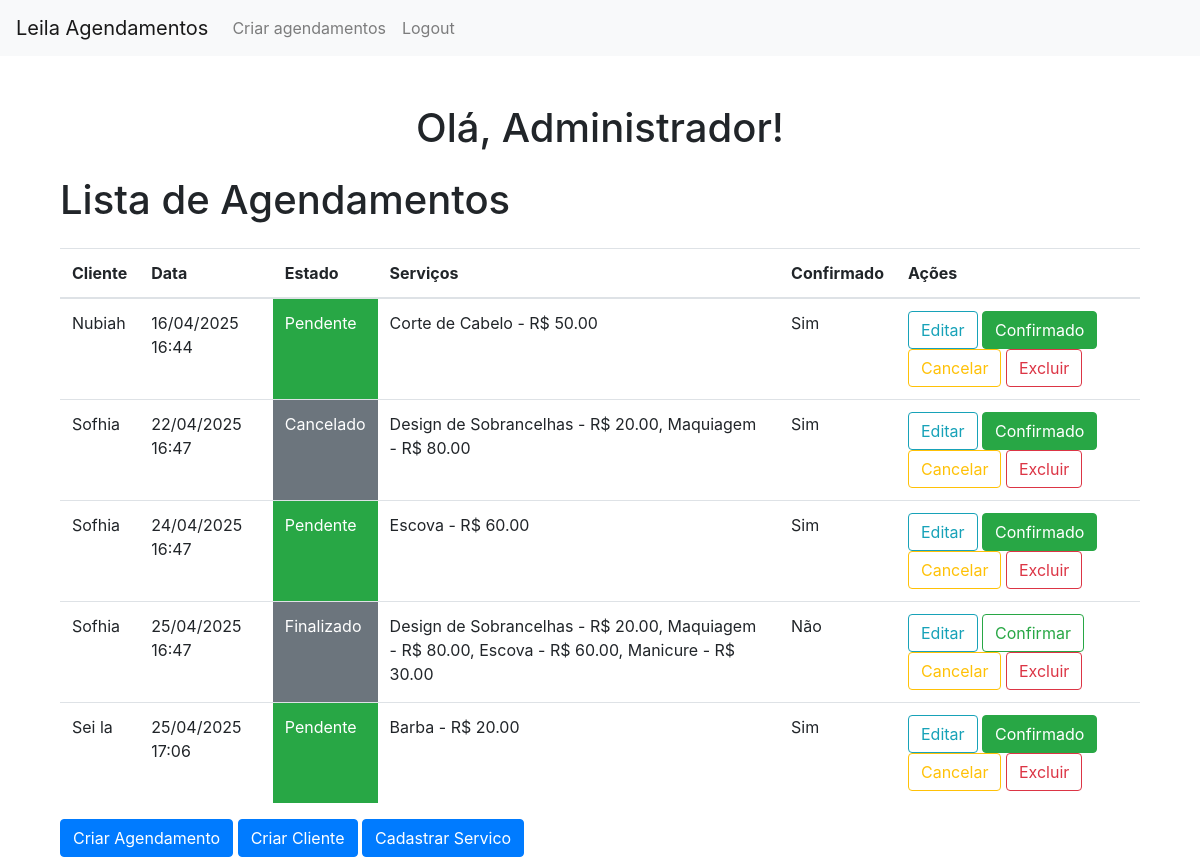
The app's page / (signed in), older data.
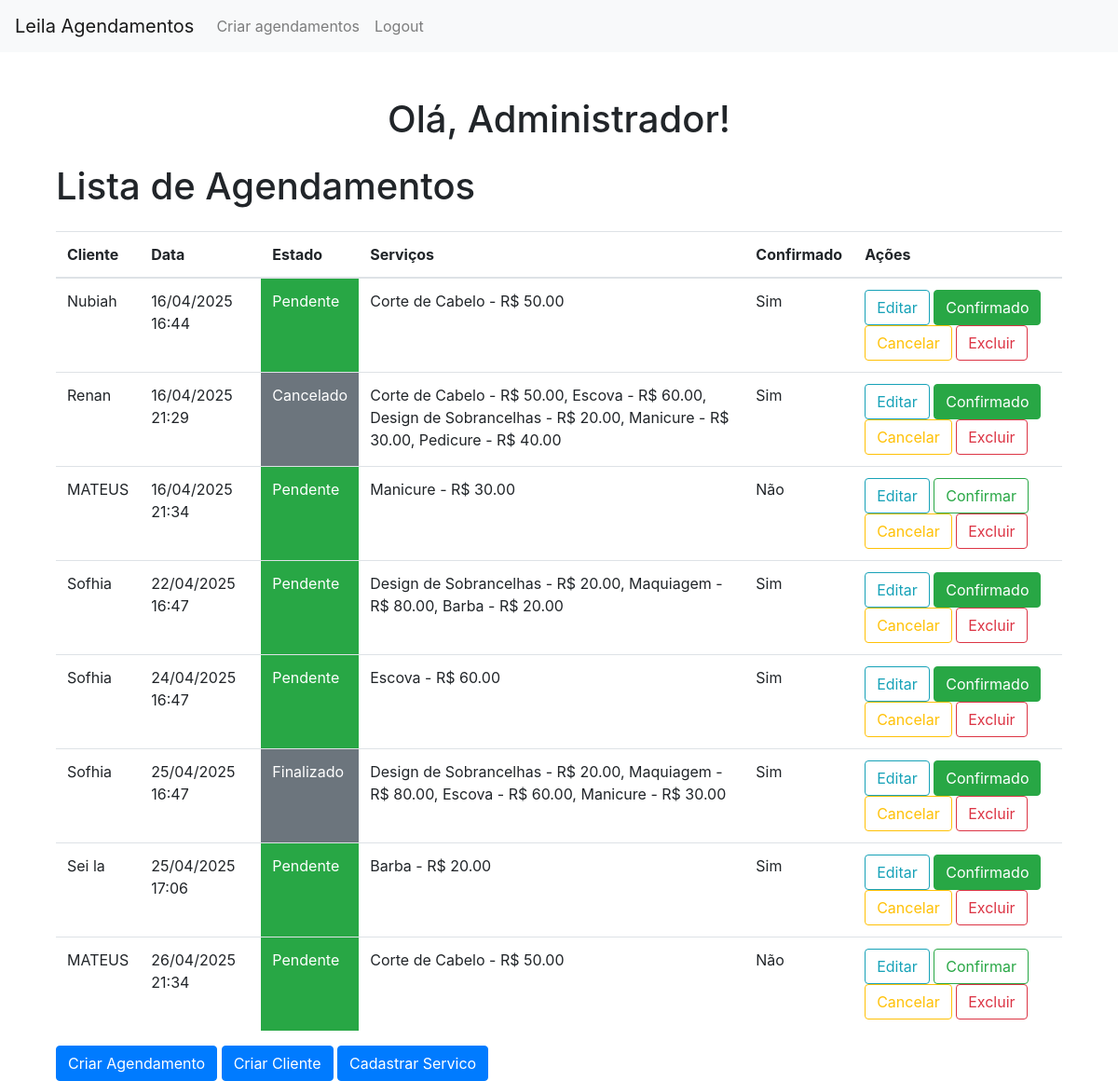
The same page, newer data.
### models.py (models this page shows)
class Cliente(UserMixin, db.Model):
    __tablename__ = 'cliente'
    id = db.Column(db.Integer, primary_key=True)
    nome = db.Column(db.String(80), nullable=False)
    email = db.Column(db.String(120), unique=True, nullable=False)
    telefone = db.Column(db.String(20), nullable=False)
    senha = db.Column(db.String(120), nullable=False)
    is_admin = db.Column(db.Boolean, default=False)  # Campo para identificar administradores

class Agendamentos(db.Model):
    __tablename__ = 'agendamentos'
    id = db.Column(db.Integer, primary_key=True)
    clienteId = db.Column(db.Integer, db.ForeignKey('cliente.id'), nullable=False)
    data = db.Column(db.DateTime, nullable=False)
    estado = db.Column(db.Enum(Estado), default=Estado.pendente, nullable=False)
    cliente = db.relationship('Cliente', backref='agendamentos')
    is_confirmed = db.Column(db.Boolean, default=False)

class Servico(db.Model):
    id = db.Column(db.Integer, primary_key=True)
    nome = db.Column(db.String(100), nullable=False)
    preco = db.Column(db.Float, nullable=False)
    descricao = db.Column(db.Text)

### app.py (the view, shortened to what this page needs)
@app.route('/') # rota home
def home():
    if current_user.is_authenticated: # se logado
        if current_user.is_admin: # se admin
            agendamentos = Agendamentos.query.order_by(Agendamentos.data.asc()) # pega todos os agendamentos
            return render_template('index.html', agendamentos=agendamentos, semanas_com_multiplos={})
    return render_template('index.html', agendamentos=[], semanas_com_multiplos={})

### app.py (called while the page is built)
@lm.user_loader # decorador para carregar user
def load_user(id): # pega o id para carregar user
    cliente = db.session.query(Cliente).filter_by(id=id).first()
    return cliente

### templates/index.html (shortened to what this page needs)
{% extends 'header.html' %}
{% block content %}
<div class="container mt-5">
    {% if current_user.is_authenticated %}
        <h1 class="text-center mb-4">Olá, {{ current_user.nome }}!</h1>
        {% if current_user.is_admin %}
        <h1 class="mb-4">Lista de Agendamentos</h1>
        {% if agendamentos %}
            <table class="table">
                <thead>
                    <tr>
                        <th>Cliente</th>
                        <th>Data</th>
                        <th>Estado</th>
                        <th>Serviços</th>
                        <th>Confirmado</th>
                        <th>Ações</th>
                    </tr>
                </thead>
                <tbody>
                    {% for agendamento in agendamentos %}
                    <tr>
                        <td>{{ agendamento.cliente.nome }}</td>
                        <td>{{ agendamento.data.strftime('%d/%m/%Y %H:%M') }}</td>
                        {% if agendamento.estado.value == 'pendente' %}
                        <td class="bg-success text-white">
                            {{ agendamento.estado.value | capitalize }}
                        </td>
                        {% else %}
                        <td class="bg-secondary text-white">
                            {{ agendamento.estado.value | capitalize }}
                        </td>
                        {% endif %}
                        <td>
                            {% for servico in agendamento.servicos %}
                                {{ servico.nome }} - R$ {{ "%.2f"|format(servico.preco) }}{% if not loop.last %}, {% endif %}
                            {% endfor %}
                        </td>
                        <td>
                            {% if agendamento.is_confirmed %}
                            <p>Sim</p>
                            {% else %}
                            <p>Não</p>
                            {% endif %}
                        </td>
                        <td>
                            <a href="{{ url_for('editarAgendamento', id=agendamento.id) }}" class="btn btn-outline-info">Editar</a>
                            {% if agendamento.is_confirmed %}
                            <a href="#" class="btn btn-success">Confirmado</a>
                            {% else %}
                            <a href="{{ url_for('confirmarAgendamento', id=agendamento.id) }}" class="btn btn-outline-success">Confirmar</a>
                            {% endif %}
                            <a href="{{ url_for('cancelarAgendamento', id=agendamento.id) }}" class="btn btn-outline-warning">Cancelar</a>
                            <a href="{{ url_for('excluirAgendamento', id=agendamento.id) }}" class="btn btn-outline-danger">Excluir</a>
                        </td>
                    </tr>
                    {% endfor %}
                </tbody>
            </table>
        {% else %}
            <div class="alert alert-warning">Nenhum agendamento encontrado.</div>
        {% endif %}
        {% endif %}
                <a href="{{ url_for('agendamentos') }}" class="btn btn-primary">Criar Agendamento</a>
            {% if current_user.is_admin %}
                <a href="{{ url_for('cadastrarCliente') }}" class="btn btn-primary">Criar Cliente</a>
                <a href="{{ url_for('servicos') }}" class="btn btn-primary">Cadastrar Servico</a>
            {% endif %}
    {% endif %}
</div>
{% endblock %}

### templates/header.html (shortened to what this page needs)
<!DOCTYPE html>
<html lang="pt-BR">
<head>
    <link rel="stylesheet" href="https://stackpath.bootstrapcdn.com/bootstrap/4.5.2/css/bootstrap.min.css">
</head>
<body>
    <div class="navbar navbar-expand-lg navbar-light bg-light container-fluid">
        <a class="navbar-brand" href="{{ url_for('home') }}">Leila Agendamentos</a>
        <div class="collapse navbar-collapse">
            <ul class="navbar-nav ">
                <li class="nav-item">
                    <a class="nav-link" href="{{ url_for('agendamentos') }}">Criar agendamentos</a>
                </li>
                {% if not current_user.is_authenticated %}
                    <li class="nav-item">
                        <a class="nav-link" href="{{ url_for('login') }}">Login</a>
                    </li>
                    <li class="nav-item">
                        <a class="nav-link" href="{{ url_for('cadastro') }}">Cadastro</a>
                    </li>
                {% else %}
                    <li class="nav-item">
                        <a class="nav-link" href="{{ url_for('logout') }}">Logout</a>
                    </li>
                {% endif %}
            </ul>
        </div>
    </div>
    <div class="container mt-4">
        {% block content %}{% endblock %}
    </div>
</body>
</html>

Row changes from the older to the newer data that the page shows:
added Agendamentos: cliente.nome "Renan", data "16/04/2025 21:29", estado.value "Cancelado", is_confirmed "Sim", Servico (nome "Corte de Cabelo", preco "50.00"), Servico (nome "Escova", preco "60.00"), Servico (nome "Design de Sobrancelhas", preco "20.00"), Servico (nome "Manicure", preco "30.00")
now on this page (row unchanged): Servico: nome "Pedicure", preco "40.00", shown under "Renan"
added Agendamentos: cliente.nome "MATEUS", data "16/04/2025 21:34", estado.value "Pendente", is_confirmed "Não", Servico (nome "Manicure", preco "30.00")
changed Agendamentos (number 4 of 8 on the later page): estado "cancelado" → "pendente" (drawn); gains Servico (nome "Barba", preco "20.00"); estado.value "Cancelado" → "Pendente"
shown differently, row unchanged: Servico "Maquiagem": now shows ","
changed Agendamentos "Finalizado": is_confirmed "Não Confirmar" → "Sim Confirmado"
added Agendamentos: cliente.nome "MATEUS", data "26/04/2025 21:34", estado.value "Pendente", is_confirmed "Não", Servico (nome "Corte de Cabelo", preco "50.00")
